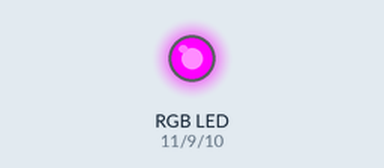
A sketch run on a simulated Arduino Uno, built with avr-gcc and run on an emulated ATmega328P. Shown: an RGB LED mixed from three pins (HIGH = lit).

Above: at 0.1 s.
Timing chart, 0 to 1.6 s (numbered marks = the images above):
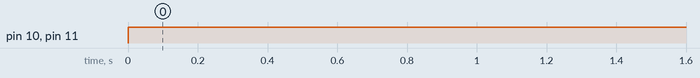

Measured:
- by itself, pin 10 (bluepin), pin 11 (redpin): LOW → HIGH at 0.00 s

The sketch:

RGB_ANODE_LED.ino
```cpp
/* this code is for the RGB led of common anode i.e. longest leg is acting as th Vcc 5v ..
 *  and rest all have to be ground
 *  which ever to glow ===low ...if high thenn it will be considered as off
*/
int redpin=11;
int bluepin=10;
int greenpin=9;
String msg1="enter the colour amongst pink green blue sky blue white";
String msg="enter the colour";
String mycolour;
void setup() {
  // put your setup code here, to run once:
pinMode(redpin,OUTPUT);
pinMode(greenpin,OUTPUT);
pinMode(bluepin,OUTPUT);
Serial.begin(9600);
}

void loop() {
  // put your main code here, to run repeatedly:
analogWrite(redpin,255);
analogWrite(greenpin,0);
analogWrite(bluepin,255);
// GREEN LIGHT WILL BE ON

}
```
